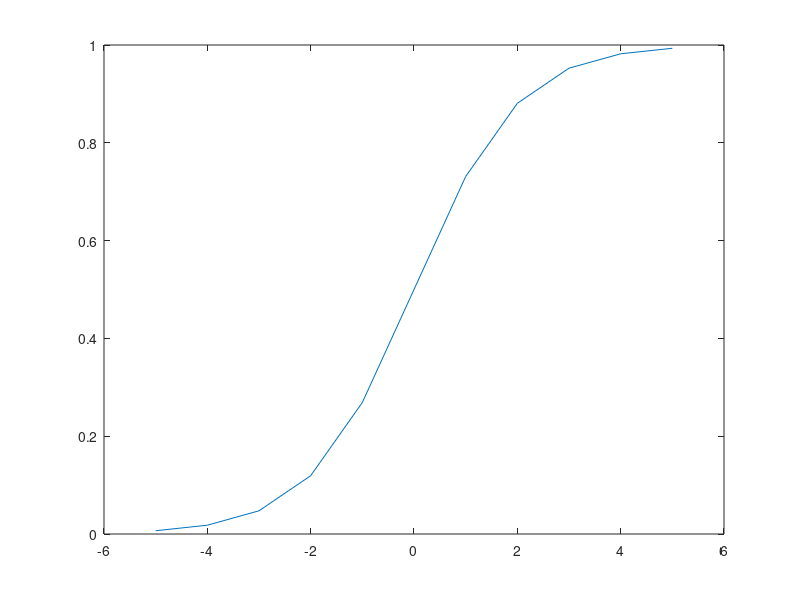

Write the MATLAB code that produced this figure.
%% Exercise 1
clear all
clc

x = [0 0 0;
    0 0 1;
    0 1 0;
    1 0 0;
    0 1 1;
    1 0 0;
    1 0 1;
    1 1 0;
    1 1 1];

weight = [-1 -1 -1];
input = x;
v1 = input.*weight;

for i = 1:8
    for j = 1:3
        if v1(i,j)>=0
            y(i,j)=1;
        else
            y(i,j)=0;
        end
    end
end

net = y*[1 1 1]';

for i = 1:8
    if net(i)>=1
        o(i)=1;
    else
        o(i)=0;
    end
end
%% Exercise 2
clc
clear all

v = -5:5;
P = 1./(1+exp(-v));
plot(v,P)

%% Exercise 3
clc
clear all
x1 = [1 2];
x2 = [-3 0.5];
x = [x1;x2];

weights = [0.5 1.5]';
net = x*weights;

for i = 1:2
    if net(i)>=0
        o(i)=1;
    else
        o(i)=0;
    end 
end
o=o';
